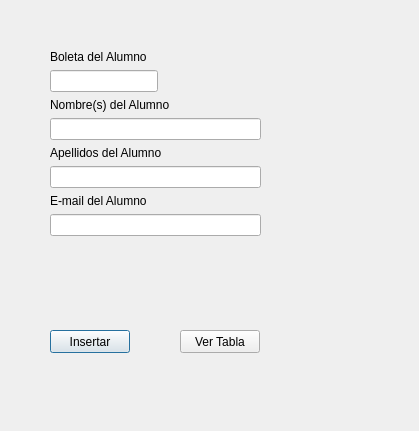
<?xml version="1.0" encoding="UTF-8"?>
<ui version="4.0">
 <class>Alumnos</class>
 <widget class="QDialog" name="Alumnos">
  <property name="geometry">
   <rect>
    <x>0</x>
    <y>0</y>
    <width>419</width>
    <height>431</height>
   </rect>
  </property>
  <property name="windowTitle">
   <string>Registrar Alumno</string>
  </property>
  <widget class="QPushButton" name="Insertar">
   <property name="geometry">
    <rect>
     <x>50</x>
     <y>330</y>
     <width>80</width>
     <height>23</height>
    </rect>
   </property>
   <property name="text">
    <string>Insertar</string>
   </property>
  </widget>
  <widget class="QWidget" name="layoutWidget">
   <property name="geometry">
    <rect>
     <x>50</x>
     <y>50</y>
     <width>211</width>
     <height>281</height>
    </rect>
   </property>
   <layout class="QFormLayout" name="formLayout">
    <item row="0" column="0">
     <widget class="QLabel" name="label">
      <property name="text">
       <string>Boleta del Alumno</string>
      </property>
     </widget>
    </item>
    <item row="1" column="0">
     <widget class="QLineEdit" name="Boleta"/>
    </item>
    <item row="2" column="0">
     <widget class="QLabel" name="label_2">
      <property name="text">
       <string>Nombre(s) del Alumno</string>
      </property>
     </widget>
    </item>
    <item row="4" column="0">
     <widget class="QLabel" name="label_3">
      <property name="text">
       <string>Apellidos del Alumno</string>
      </property>
      <property name="wordWrap">
       <bool>false</bool>
      </property>
     </widget>
    </item>
    <item row="6" column="0">
     <widget class="QLabel" name="label_5">
      <property name="text">
       <string>E-mail del Alumno</string>
      </property>
     </widget>
    </item>
    <item row="5" column="0" colspan="2">
     <widget class="QLineEdit" name="ApPat"/>
    </item>
    <item row="3" column="0" colspan="2">
     <widget class="QLineEdit" name="Nombre">
      <property name="text">
       <string/>
      </property>
     </widget>
    </item>
    <item row="7" column="0" colspan="2">
     <widget class="QLineEdit" name="Correo">
      <property name="text">
       <string/>
      </property>
     </widget>
    </item>
   </layout>
  </widget>
  <widget class="QPushButton" name="Ver">
   <property name="geometry">
    <rect>
     <x>180</x>
     <y>330</y>
     <width>80</width>
     <height>23</height>
    </rect>
   </property>
   <property name="text">
    <string>Ver Tabla</string>
   </property>
  </widget>
 </widget>
 <resources/>
 <connections/>
</ui>
